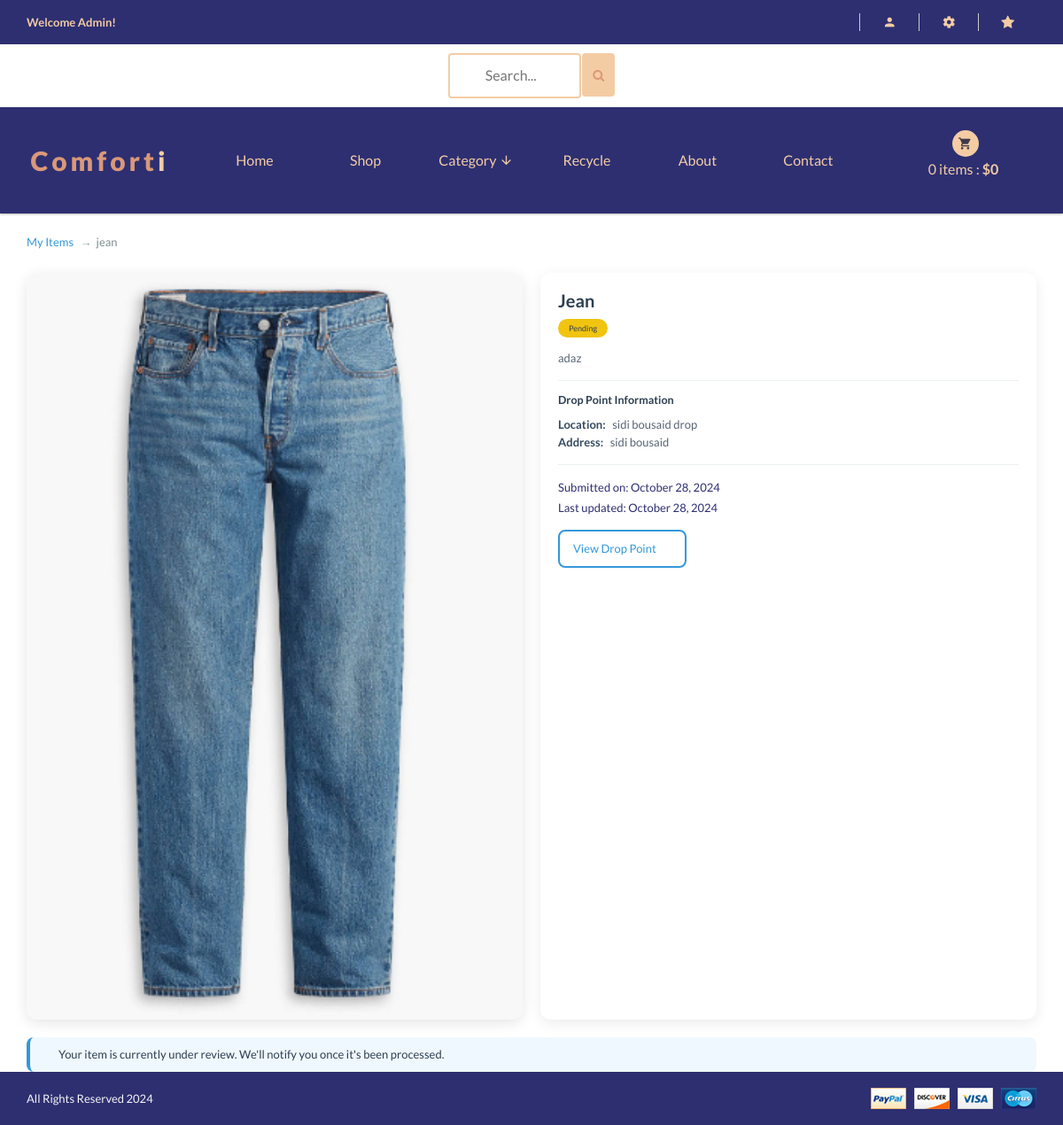
The page /recycle/item/11/ (signed in) on the database its author committed.
### accounts/models.py (models this page shows, shortened)
class Account(AbstractBaseUser):
    first_name = models.CharField(max_length=50)
    last_name = models.CharField(max_length=50)
    username = models.CharField(max_length=50, unique=True)
    email = models.EmailField(max_length=100, unique=True)
    Phone_number = models.CharField(max_length=50)
    is_admin = models.BooleanField(default=False)
    is_staff = models.BooleanField(default=False)
    is_active = models.BooleanField(default=False)
    is_superadmin = models.BooleanField(default=False)
    date_joined_for_format = models.DateTimeField(auto_now_add=True)
    last_login_for_format  = models.DateTimeField(auto_now_add=True)
    USERNAME_FIELD = 'email'
    REQUIRED_FIELDS = ['username', 'first_name', 'last_name']
    objects = AccountManger()

### recycle/models.py (models this page shows, shortened)
class RecycledItem(models.Model):
    user = models.ForeignKey(Account, on_delete=models.CASCADE)
    name = models.CharField(max_length=100)
    description = models.TextField(max_length=300, blank=True)
    drop_point = models.ForeignKey(DropPoint, on_delete=models.CASCADE)
    status_choices = (
        ('pending', 'Pending'),
        ('confirmed', 'Confirmed'),
        ('declined', 'Declined'),
    )
    status = models.CharField(max_length=10, choices=status_choices, default='pending')
    image = models.ImageField(upload_to='recycled_items', blank=True)
    created_at = models.DateTimeField(auto_now_add=True)
    updated_at = models.DateTimeField(auto_now=True)
    class Meta:
        verbose_name = 'Recycled Item'
        verbose_name_plural = 'Recycled Items'
        ordering = ['-created_at']
    def get_status_display(self):
        return dict(self.status_choices).get(self.status)

class DropPoint(models.Model):
    name = models.CharField(max_length=100, unique=True)
    location = models.CharField(max_length=255)
    description = models.TextField(max_length=300, blank=True)
    image = models.ImageField(upload_to='drop_points', blank=True)
    class Meta:
        verbose_name = 'Drop Point'
        verbose_name_plural = 'Drop Points'
    def get_drop_point_details_url(self):
        return reverse('recycle:drop_point_details', args=[self.id])

### recycle/views.py (the view)
# urls.py: path('item/<int:item_id>/', views.recycled_item_detail, name='recycled_item_details'),
@login_required
def recycled_item_detail(request, item_id):
    item = get_object_or_404(RecycledItem, id=item_id, user=request.user)
    context = {
        'item': item,
    }
    return render(request, 'shop/recycle/recycled_item_details.html', context)

### shop/context_processors.py (called while the page is built)
def category_list(request):
    return {
        'categories' : Category.objects.all(),
    }

### shop/models.py (called while the page is built)
    def get_category_slug_url(self):
        return reverse('shop:categries', args=[self.slug])

### templates/shop/recycle/recycled_item_details.html (shortened to what this page needs)
{% extends 'base.html' %}
{% load static %}
{% block content %}
<div class="container py-4">
    <nav aria-label="breadcrumb" class="mb-4">
        <ol class="breadcrumb">
            <li class="breadcrumb-item"><a href="{% url 'recycle:my_recycled_items' %}" class="breadcrumb-link">My Items</a></li>
            <li class="breadcrumb-item active">{{ item.name }}</li>
        </ol>
    </nav>
    <div class="item-details-container">
        <div class="image-section">
            {% if item.image %}
                <div class="image-wrapper">
                    <img src="{{ item.image.url }}" class="item-image" alt="{{ item.name }}">
                </div>
            {% endif %}
        </div>
        <div class="details-section">
            <div class="details-card">
                <div class="card-body">
                    <h1 class="item-title">{{ item.name }}</h1>
                    <div class="status-badge-container">
                        <span class="status-badge status-{{ item.status }}">
                            {{ item.get_status_display }}
                        </span>
                    </div>
                    <p class="item-description">{{ item.description }}</p>
                    <div class="divider"></div>
                    <div class="drop-point-info">
                        <h5>Drop Point Information</h5>
                        <p>
                            <span class="info-label">Location:</span>
                            <span class="info-value">{{ item.drop_point.name }}</span>
                        </p>
                        <p>
                            <span class="info-label">Address:</span>
                            <span class="info-value">{{ item.drop_point.location }}</span>
                        </p>
                    </div>
                    <div class="divider"></div>
                    <div class="timestamps">
                        <p>Submitted on: {{ item.created_at|date:"F d, Y" }}</p>
                        <p>Last updated: {{ item.updated_at|date:"F d, Y" }}</p>
                    </div>
                    <a href="{{ item.drop_point.get_drop_point_details_url }}" class="view-drop-point-btn">
                        View Drop Point
                        <i class="fas fa-arrow-right"></i>
                    </a>
                </div>
            </div>
        </div>
    </div>
    {% if item.status == 'pending' %}
    <div class="pending-alert">
        <i class="fas fa-info-circle"></i>
        Your item is currently under review. We'll notify you once it's been processed.
    </div>
    {% endif %}
</div>
{% endblock %}

### templates/base.html (shortened to what this page needs)
{% load static %}
<!doctype html>
<html class="no-js" lang="">
<head>
    <link rel="stylesheet" href="{% static 'css/bootstrap.min.css' %}">
    <link rel="stylesheet" href="{% static 'css/animate.css' %}">
    <link rel="stylesheet" href="{% static 'css/materialdesignicons.min.css' %}">
    <link rel="stylesheet" href="{% static 'css/jquery.simpleLens.css' %}">
    <link rel="stylesheet" href="{% static 'css/jquery-ui.min.css' %}">
    <link rel="stylesheet" href="{% static 'css/meanmenu.min.css' %}">
    <link rel="stylesheet" href="{% static 'css/nivo-slider.css' %}">
    <link rel="stylesheet" href="{% static 'css/owl.carousel.css' %}">
    <link rel="stylesheet" href="{% static 'css/style.css' %}">
    <link rel="stylesheet" href="{% static 'css/responsive.css' %}">
    <link rel="stylesheet" href="https://cdnjs.cloudflare.com/ajax/libs/font-awesome/4.7.0/css/font-awesome.min.css">
</head>
<body style="background:#ffffff">
    <header style="background:#2D2F71" class="header-one header-two">
        <div style="background:#2D2F71" class="header-top-two">
            <div class="container text-center">
                <div class="row">
                    <div class="col-sm-12">
                        <div class="middel-top">
                            {% if user.id is None %}
                            <div class="left floatleft">
                                <p style="color:#f4cca4"><b>Welcome Guest!</b></p>
                            </div>
                            {% else %}
                            <div class="left floatleft">
                                <p style="color:#f4cca4"><b>Welcome {{user.first_name | capfirst}}!</b></p>
                            </div>
                            {% endif %}
                        </div>
                        <div class="middel-top clearfix">
                            <ul class="clearfix right floatright">
                                <li>
                                    <a style="color:#f4cca4" href="#"><i class="mdi mdi-account"></i></a>
                                </li>
                                <li>
                                    <a style="color:#f4cca4" href="#"><i class="mdi mdi-settings"></i></a>
                                </li>
                                {% if user.id is None %}
                                {% else %}
                                <li><a href="{% url 'shop:wishlist_view' %}"><i class="fa fa-star"></i></a></li>                                </ul>
                                {% endif %}
                            </div>
                        </div>
                    </div>
                </div>
            </div>
        <div style="background:#ffffff">
            <div class="container text-center">
                <div class="row">
                    <div class="col-sm-12">
                        <form id="searchh" action={% url 'shop:search' %} method="GET">
                        <input  type="text" name="keyword" placeholder="Search...">
                        <button style="height:49px; margin-bottom:6px; background:#f4cca4;margin-left:-1px;border:None "  class="btn btn-warning" type="submit">
                           <i style="color:#d99879" class="fa fa-search"></i>
                        </button>
                        </form>
                    </div>
                </div>
            </div>
        </div>
        <div class="container text-center">
            <div class="row">
                <div class="col-sm-2">
                    <div class="logo">
                        <a style="color:#f4cca4;font-weight: 800;" href="\"><span
                                style="color:#d99879">Comfort</span>i</a>
                    </div>
                </div>
                <div class="col-sm-8">
                    <div class="header-middel">
                        <div class="mainmenu">
                            <nav >
                                <ul>
                                    <li ><a href="\">Home</a></li>
                                    <li><a href="{% url 'shop:shop' %}">Shop</a></li>
                                    <li><a href="#">Category <i class="mdi mdi-arrow-down"></i></a>
                                    </li>
                                    <li ><a href="{% url 'recycle:recycle' %}">Recycle</a></li>
                                    <li><a href="about.html">About</a></li>
                                    <li><a href="contact.html">Contact</a></li>
                                </ul>
                            </nav>
                        </div>
                    </div>
                </div>
                <div class="col-sm-2">
                    <div class="cart-itmes">
                        <a class="cart-itme-a" href="{% url 'cart:cart' %}">
                            <i class="mdi mdi-cart"></i>
                            {{quantityyy}} items : <strong>${{totalll}}</strong>
                        </a>
                    </div>
                </div>
            </div>
        </div>
    </header>
    <br>
    {% block content %}
    {% endblock content %}
    <footer>
        <div  style="background:#2D2F71" class="footer-bottom">
            <div class="container">
                <div class="row">
                    <div class="col-xs-12 col-sm-6">
                        <p style="color:#f5f5f5">
                            All Rights Reserved 2024</p>
                    </div>
                    <div class="col-xs-12 col-sm-6 text-right">
                        <a href="#"><img src="{% static 'img/footer/payment.png' %}" alt="" /></a>
                    </div>
                </div>
            </div>
        </div>
    </footer>
</body>
</html>

### core/static/css/style.css (style rules this page uses)
html, body { height: 100%; }
.floatleft { float:left }
.floatright { float:right }
img { max-width:100%; }
p { margin:0px; }
h1, h2, h3, h4, h5, h6 { margin: 0 0 10px; font-family: 'Lato', sans-serif; text-transform:capitalize; font-weight:600; }
a { transition: all 0.3s ease 0s; text-decoration:none; font-weight:500; color:#f4cca4; text-transform:capitalize; }
i { font-size:16px; }
p { color:#2D2F71; font-size:13px; font-weight:400; line-height:20px; }
ul { list-style: outside none none; margin: 0; padding: 0 }
ul li { float:left; }
body { font-family: 'Lato', sans-serif; color:#2D2F71; font-size:13px; font-weight:400; }
.middel-top .left, .middel-top .right { width: 20%; }
.middel-top { border: 1px solid #ccc; border-top: 0px solid #ccc; }
.middel-top .right a { font-size: 16px; line-height: 75px; }
.middel-top .right li:last-child a i { border: 0 none; }
.header-one .right li { position:relative; }
.middel-top .right a i { border-right: 1px solid #ccc; width: 100%; line-height: 30px; }
.middel-top .left p { line-height: 75px; }
header .logo ,.cart-itmes { line-height: 150px; }
.cart-itmes > a.cart-itme-a { font-size: 16px; text-transform: lowercase; position: relative; top: 10px; }
.logo { font-size: 30px; letter-spacing: 4px; }
.cart-itmes a.cart-itme-a i { font-size: 25px; left: 50%; margin-left: -13px; margin-top: -35px; position: absolute; top: 50%; }
.cart-itmes > a.cart-itme-a strong ,.menu-cart-text > strong,.total strong,.mainmenu li:hover >a,.mainmenu li a.active,.header-one .right li:hover >a,.header-one .right li a.active,header .parent-active > a { color: #f4cca4; }
.menu-cart-text > strong,.total > span,.menu-cart-text span ,.out-menu ,.mainmenu a ,.cart-itmes > a.cart-itme-a,.slide-text span { display: block; }
header.header-one { box-shadow: 0 0 3px rgba(25, 25, 25, 0.56); position: relative; z-index: 999; }
.mainmenu li { border-right: 1px solid #ccc; width: 16.666%; position:relative; }
.mainmenu a { font-size: 16px; line-height: 75px; }
.mainmenu li:first-child { border-left: 1px solid #ccc; }
footer ,.latest-blog,.single-products,.service-text,.coming-product.coming-product2 { background: #f5f5f5 none repeat scroll 0 0; }
.footer-bottom { padding: 18px 0; }
.footer-bottom p { padding: 2px 0; }
.header-top-two .middel-top .right a ,.header-top-two .middel-top .left p { line-height: 50px; }
.header-top-two,.footer-bottom { background: #eee none repeat scroll 0 0; }
.header-two .logo, .header-two .cart-itmes, .header-two .mainmenu a { line-height:120px; }
.header-two .mainmenu li:first-child,.header-two .mainmenu li { border:0; }
.header-top-two .middel-top { border: 0 none; }
.header-two .cart-itmes a.cart-itme-a i { font-size: 16px; margin-top: -44px; background: #f4cca4; width: 30px; height: 30px; border-radius: 50%; line-height: 30px; color: #40394a; }
.header-two .middel-top .left, .header-two .middel-top .right { width: auto; }
.header-top-two .middel-top .right li > a { line-height: 1; }
.header-top-two .middel-top .left p { line-height: 50px; }
.header-top-two .middel-top .right > li > a { border-left: 1px solid #ccc; padding: 0px 25px; width: auto; margin: 3px 0; float:left; }
.header-top-two .middel-top .right a i { border-right: 0 none; line-height: 20px; width: 100%; }
.header-top-two .right.floatright { padding: 12px 0; }
.header-one .header-top-two .right li { float: left; }

### templates/base.html (style rules this page uses)
#searchh input[type=text] { width: 150px; margin-top:10px; margin-bottom:10px; box-sizing: border-box; border: 2px solid #f4cca4; border-radius: 4px; font-size: 16px; color:#1c1427; background-color: #fff; background-position: 10px 10px; background-repeat: no-repeat; padding: 12px 20px 12px 40px; -webkit-transition: width 0.4s ease-in-out; transition: width 0.4s ease-in-out; }

### rows shown on the page
Account: first_name "Admin"
RecycledItem: name "jean", image (picture), name "Jean", status "Pending", description "adaz", drop_point.name "sidi bousaid drop", drop_point.location "sidi bousaid", created_at "October 28, 2024", updated_at "October 28, 2024"

### other values the page prints
{{ quantityyy }} "0"
{{ totalll }} "0"
